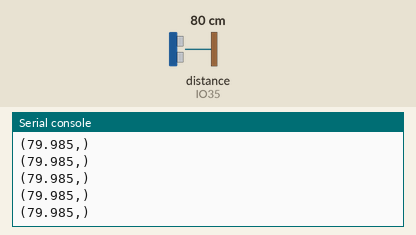
Recording of a program running on a simulated ESP32 board running CircuitPython. On the bench: the last lines printed to the serial console. Inputs (shaded band) come from the test bench; at power-on: distance to the obstacle (sensor on IO35) 80 cm. The echo pulse lasts 58.3 µs per cm.

Above: at 1.2 s.
1.3 s: distance to the obstacle (sensor on IO35) set to 2 cm
At 1.38 s:
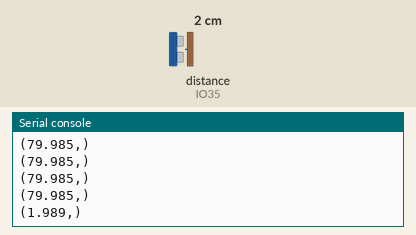
2.8 s: distance to the obstacle (sensor on IO35) set to 4 cm
At 2.89 s:
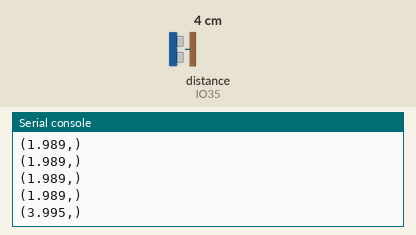
Timing chart, 0 to 5.8 s (numbered marks = the images above; inputs shaded):
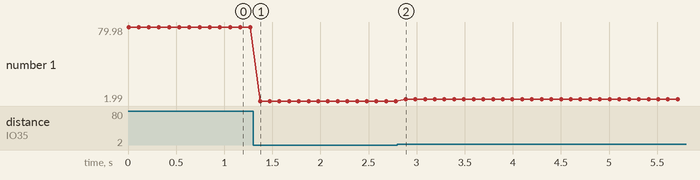

Measured:
- after the input at 1.3 s, the serial console: prints a new line after 0.07 s (image 1)
- after the input at 2.8 s, the serial console: prints a new line after 0.09 s (image 2)
- plotted number 1: 79.98 → 1.99 after the input at 1.3 s, 1.99 → 4 after the input at 2.8 s

The program:

sensor_ultrassonico.py
```python
import board
import time
import adafruit_hcsr04

sonar = adafruit_hcsr04.HCSR04(trigger_pin=board.IO36, echo_pin=board.IO35, timeout=0.5)

while True:
   try:
       print((sonar.distance,))
   except RuntimeError:
       print("Retrying!")
   time.sleep(0.1)
```
